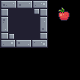

A 2D game scene composited from a Tiled map and its tileset images. What follows is a short description and the map's XML, with every tile layer's data as written:
An orthogonal 5x5 tile map with 16x16 px tiles, 1 tile layer (Tile Layer 1), 2 tilesets.

<map version="1.4" tiledversion="1.4.3" orientation="orthogonal" renderorder="right-down" width="5" height="5" tilewidth="16" tileheight="16" infinite="0" nextlayerid="2" nextobjectid="1">
 <tileset firstgid="1" name="Terrain (16x16)" tilewidth="16" tileheight="16" tilecount="242" columns="22">
  <image source="assets/Terrain/Terrain (16x16).png" width="352" height="176" />
 </tileset>
 <tileset firstgid="243" name="Apple" tilewidth="32" tileheight="32" tilecount="17" columns="17">
  <image source="assets/Items/Fruits/Apple.png" width="544" height="32" />
  <tile id="0">
   <animation>
    <frame tileid="0" duration="50" />
    <frame tileid="1" duration="50" />
    <frame tileid="2" duration="50" />
    <frame tileid="3" duration="50" />
    <frame tileid="4" duration="50" />
    <frame tileid="5" duration="50" />
    <frame tileid="6" duration="50" />
    <frame tileid="7" duration="50" />
    <frame tileid="8" duration="50" />
    <frame tileid="9" duration="50" />
    <frame tileid="10" duration="50" />
    <frame tileid="11" duration="50" />
    <frame tileid="12" duration="50" />
    <frame tileid="13" duration="50" />
    <frame tileid="14" duration="50" />
    <frame tileid="15" duration="50" />
    <frame tileid="16" duration="50" />
   </animation>
  </tile>
 </tileset>
 <layer id="1" name="Tile Layer 1" width="5" height="5">
  <data encoding="csv">
1,2,3,0,0,
23,24,25,243,0,
45,46,47,0,0,
0,0,0,0,0,
0,0,0,0,0
</data>
 </layer>
</map>
